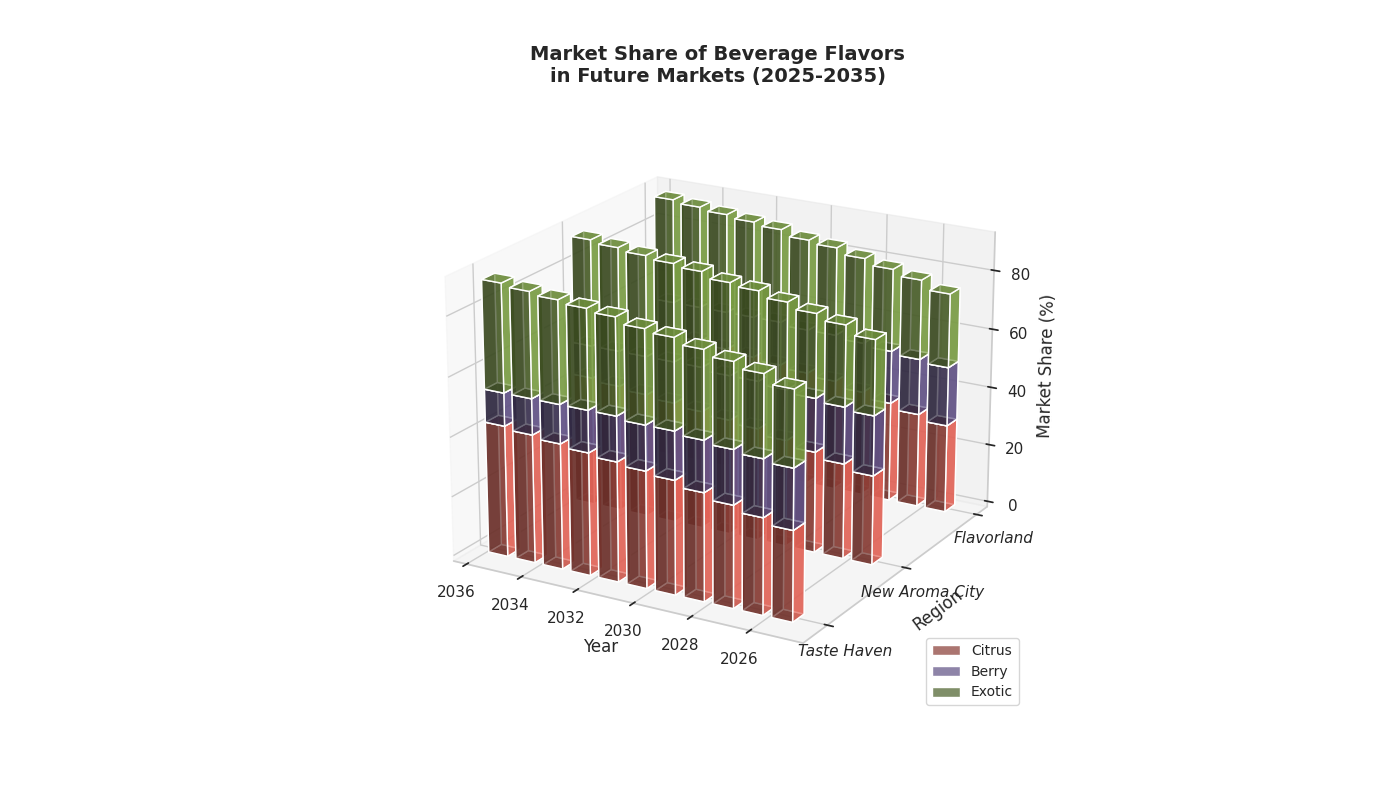

Reproduce this figure in Python.
import numpy as np
import matplotlib.pyplot as plt
from mpl_toolkits.mplot3d import Axes3D

years = np.arange(2025, 2036)
regions = ['Flavorland', 'New Aroma City', 'Taste Haven']

market_share_data = np.array([
    [30, 20, 25],
    [32, 19, 27],
    [34, 18, 28],
    [36, 17, 29],
    [38, 16, 30],
    [39, 15, 31],
    [40, 15, 32],
    [41, 14, 33],
    [42, 13, 34],
    [43, 12, 35],
    [44, 11, 36]
])

colors = ['#FF6F61', '#6B5B95', '#88B04B']  # Citrus, Berry, Exotic

fig = plt.figure(figsize=(14, 8))
ax = fig.add_subplot(111, projection='3d')

for i, region in enumerate(regions):
    xs = np.repeat(years, market_share_data.shape[1])
    ys = np.full(xs.shape, i * 5)
    zs = np.zeros(years.shape)

    for j, (color, label) in enumerate(zip(colors, ['Citrus', 'Berry', 'Exotic'])):
        height = market_share_data[:, j]
        ax.bar3d(xs[j::3], ys[j::3], zs, dx=0.7, dy=0.7, dz=height, color=color, alpha=0.7, label=label if i == 0 else "")
        zs += height

ax.set_xlabel('Year', fontsize=12)
ax.set_ylabel('Region', fontsize=12)
ax.set_zlabel('Market Share (%)', fontsize=12)
ax.set_yticks([i * 5 for i in range(len(regions))])
ax.set_yticklabels(regions, fontstyle='italic')

# Alter view angle
ax.view_init(elev=20, azim=120)

# Adding grid and border modifications
ax.grid(True, linestyle='--', linewidth=0.6)

handles, labels = ax.get_legend_handles_labels()
ax.legend(handles[:3], labels[:3], loc='lower right', fontsize=10)

plt.title('Market Share of Beverage Flavors\nin Future Markets (2025-2035)', fontsize=14, pad=10, weight='bold')

plt.show()
